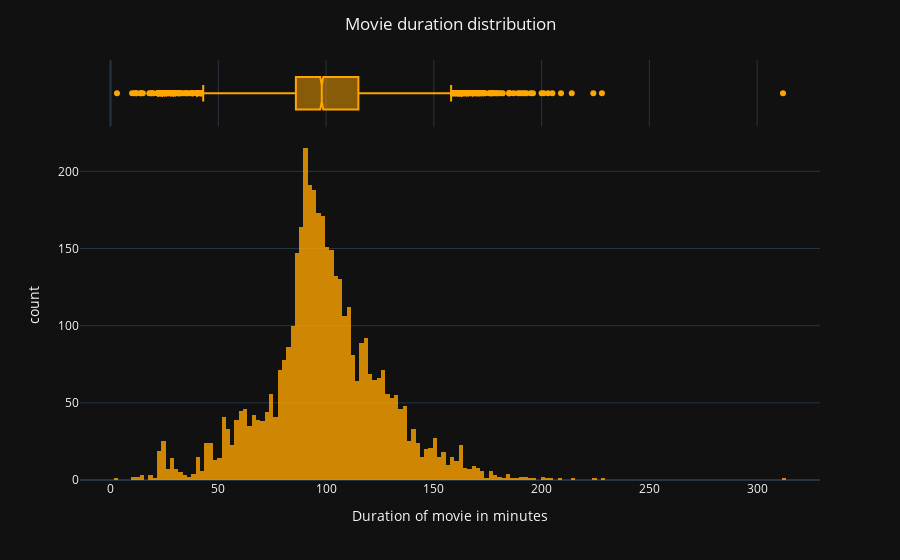

The cell this chart's notebook holds for it:
### Code cell
fig7=px.histogram(durations,x='Duration',marginal='box',
                  labels={'Duration':'Duration of movie in minutes'},opacity=0.8,color_discrete_sequence=['orange'])
fig7.update_layout(template='plotly_dark',title='Movie duration distribution',title_x=0.5)

### Figure 1 — Plotly figure (JSON) as saved in the notebook; plotly's stock layout.template omitted (floating-point values rounded to 4 significant figures; data arrays with more than 128 entries replaced by an {"elided": "..."} marker saying what was removed)
{"data": [{"alignmentgroup": "True", "bingroup": "x", "hovertemplate": "Duration of movie in minutes=%{x}<br>count=%{y}<extra></extra>", "legendgroup": "", "marker": {"color": "orange", "opacity": 0.8}, "name": "", "offsetgroup": "", "orientation": "v", "showlegend": false, "type": "histogram", "x": {"elided": "4265 int values"}, "xaxis": "x", "yaxis": "y"}, {"alignmentgroup": "True", "hovertemplate": "Duration of movie in minutes=%{x}<extra></extra>", "legendgroup": "", "marker": {"color": "orange"}, "name": "", "notched": true, "offsetgroup": "", "showlegend": false, "type": "box", "x": {"elided": "4265 int values"}, "xaxis": "x2", "yaxis": "y2"}], "layout": {"barmode": "relative", "legend": {"tracegroupgap": 0}, "margin": {"t": 60}, "title": {"text": "Movie duration distribution", "x": 0.5}, "xaxis": {"anchor": "y", "domain": [0, 1], "title": {"text": "Duration of movie in minutes"}}, "xaxis2": {"anchor": "y2", "domain": [0, 1], "matches": "x", "showgrid": true, "showticklabels": false}, "yaxis": {"anchor": "x", "domain": [0, 0.8316], "title": {"text": "count"}}, "yaxis2": {"anchor": "x2", "domain": [0.8416, 1], "matches": "y2", "showgrid": false, "showline": false, "showticklabels": false, "ticks": ""}}}
